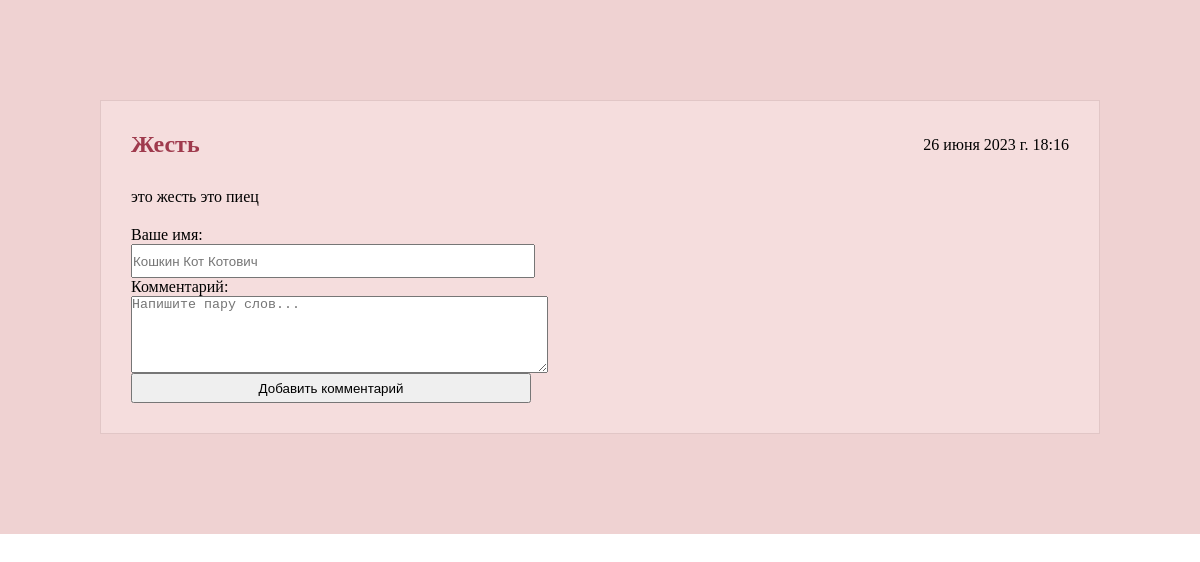
Page /post/15 on the earlier database version.
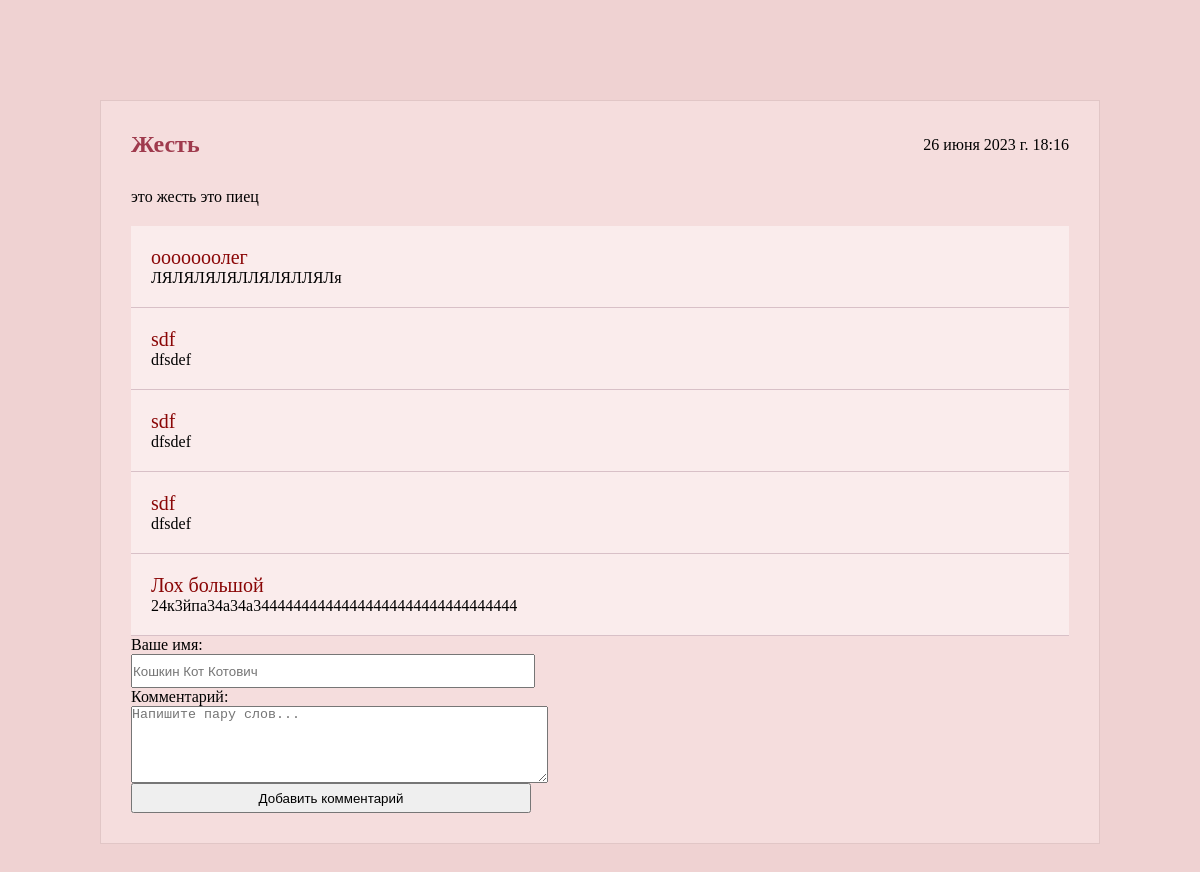
Same page on the later database version.
### posts/models.py (models this page shows, shortened)
class Comment(models.Model):
    name = models.CharField(max_length=32, verbose_name='Ваше имя:')
    text = models.TextField(blank=False, verbose_name='Текст отзыва:')
    create_date = models.DateTimeField(auto_now=True, verbose_name='Дата')
    post = models.ForeignKey(Post, on_delete=models.CASCADE)
    class Meta():
        verbose_name = 'Комментарий'
        verbose_name_plural = 'Комментарии'
        ordering = ['-create_date',]

### posts/views.py (the view)
# urls.py: path('post/<int:post_pk>', post_detail_view, name='post'),
def post_detail_view(request, post_pk):
    post = Post.objects.get(pk=post_pk)
    if request.method == "POST":
        form = CommentForm(request.POST)
        if form.is_valid():
            comment = form.save(commit = False)
            comment.post = post
            comment.save()
            form = CommentForm()
    else:
        form = CommentForm()
    comments = Comment.objects.filter(post=post)
    context = {'post_detail': post, 'comments': comments, 'comment_form': form}
    return render(request, 'posts/post_detail.html', context)

### posts/forms.py
class CommentForm(forms.ModelForm):
    class Meta:
        model = Comment
        fields = ('name', 'text')
    name = forms.CharField(max_length = 50,
                           min_length = 3,
                           label = "Ваше имя",
                           widget = forms.TextInput(attrs={'placeholder': 'Кошкин Кот Котович'}))
    text = forms.CharField(max_length=600,
                           label = "Комментарий",
                           widget = forms.Textarea(attrs={'cols':50, 'rows': 5, 'placeholder': 'Напишите пару слов...'}))

### posts/templates/posts/post_detail.html (shortened to what this page needs)
{%extends 'root.html'%}
{%block content%}
<div class="layout">
<div class="content">
    <div class="h_content"><h2>{{post_detail.title}}</h2>{{post_detail.create_date}}</div>
    <p>{{post_detail.text}}</p>
    <div style="background-color: #ffffff6b; width: 100%; margin-top: 20px;">
    {%for com in comments%}
    <div style="padding: 20px; border-bottom: 1px solid #91647b54;;">
        <p style="font-size: 20px; color: rgb(138, 6, 6);">{{com.name}}</p>
        <p>{{com.text}}</p>
    </div>
    {%endfor%}
    </div>
    <form action="" method="post"  style="display: flex; flex-direction: column;">
        {{ comment_form }}
        <input type="submit" value="Добавить комментарий">
    </form>
    </div>
</div>
{%endblock%}

Differences in the rows shown:
added Comment: name "ооооооолег", text "ЛЯЛЯЛЯЛЯЛЛЯЛЯЛЛЯЛя"
added Comment: name "sdf", text "dfsdef"
added Comment: name "sdf", text "dfsdef"
added Comment: name "sdf", text "dfsdef"
added Comment: name "Лох большой", text "24к3йпа34а34а344444444444444444444444444444444"
